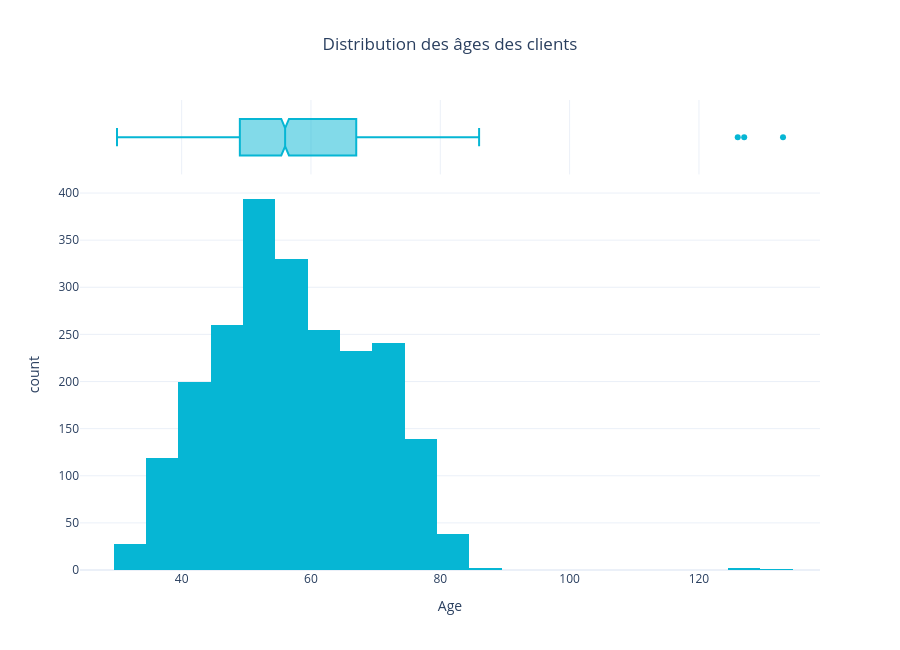

The cell this chart's notebook holds for it:
### Code cell
# ============================================
# DISTRIBUTION DES ÂGES
# ============================================

fig = px.histogram(
    df,
    x="Age",
    nbins=30,
    marginal="box",
    color_discrete_sequence=["#06B6D4"],
    title="Distribution des âges des clients"
)

fig.update_layout(
    template="plotly_white",
    height=650,
    title_x=0.5
)

fig.show()

### Figure 1 — Plotly figure (JSON) as saved in the notebook; plotly's stock layout.template omitted (floating-point values rounded to 4 significant figures; data arrays with more than 128 entries replaced by an {"elided": "..."} marker saying what was removed)
{"data": [{"bingroup": "x", "hovertemplate": "Age=%{x}<br>count=%{y}<extra></extra>", "legendgroup": "", "marker": {"color": "#06B6D4", "pattern": {"shape": ""}}, "name": "", "nbinsx": 30, "orientation": "v", "showlegend": false, "type": "histogram", "x": {"elided": "2240 int values"}, "xaxis": "x", "yaxis": "y"}, {"hovertemplate": "Age=%{x}<extra></extra>", "legendgroup": "", "marker": {"color": "#06B6D4"}, "name": "", "notched": true, "showlegend": false, "type": "box", "x": {"elided": "2240 int values"}, "xaxis": "x2", "yaxis": "y2"}], "layout": {"barmode": "relative", "height": 650, "legend": {"tracegroupgap": 0}, "title": {"text": "Distribution des âges des clients", "x": 0.5}, "xaxis": {"anchor": "y", "domain": [0, 1], "title": {"text": "Age"}}, "xaxis2": {"anchor": "y2", "domain": [0, 1], "matches": "x", "showgrid": true, "showticklabels": false}, "yaxis": {"anchor": "x", "domain": [0, 0.8316], "title": {"text": "count"}}, "yaxis2": {"anchor": "x2", "domain": [0.8416, 1], "matches": "y2", "showgrid": false, "showline": false, "showticklabels": false, "ticks": ""}}}
